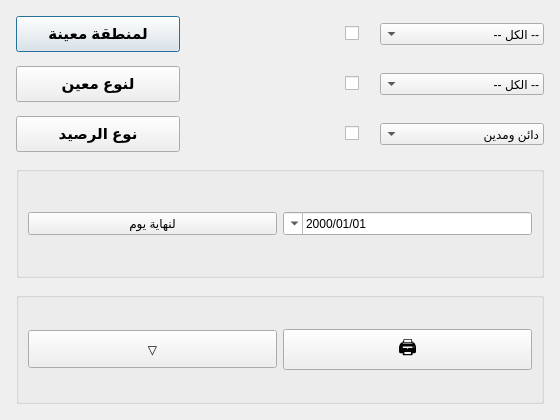
<?xml version="1.0" encoding="UTF-8"?>
<ui version="4.0">
 <class>CustomerBalances</class>
 <widget class="QDialog" name="CustomerBalances">
  <property name="geometry"><rect><x>0</x><y>0</y><width>560</width><height>420</height></rect></property>
  <property name="windowTitle"><string>ارصدة الزبائن</string></property>
  <property name="layoutDirection"><enum>Qt::RightToLeft</enum></property>
  <layout class="QVBoxLayout" name="rootLayout">
   <property name="spacing"><number>14</number></property>
   <property name="margin"><number>16</number></property>
   <!-- Filter 1: منطقة معينة -->
   <item>
    <layout class="QHBoxLayout">
     <item><widget class="QComboBox" name="cmbRegion"><property name="minimumWidth"><number>160</number></property><item><property name="text"><string>-- الكل --</string></property></item></widget></item>
     <item><spacer><property name="orientation"><enum>Qt::Horizontal</enum></property></spacer></item>
     <item><widget class="QCheckBox" name="chkRegion"/></item>
     <item><widget class="QPushButton" name="btnRegion"><property name="text"><string>لمنطقة معينة</string></property><property name="minimumSize"><size><width>130</width><height>36</height></size></property><property name="font"><font><family>Tahoma</family><pointsize>11</pointsize><bold>true</bold></font></property></widget></item>
    </layout>
   </item>
   <!-- Filter 2: نوع معين -->
   <item>
    <layout class="QHBoxLayout">
     <item><widget class="QComboBox" name="cmbType"><property name="minimumWidth"><number>160</number></property><item><property name="text"><string>-- الكل --</string></property></item><item><property name="text"><string>شخص</string></property></item><item><property name="text"><string>شركة</string></property></item></widget></item>
     <item><spacer><property name="orientation"><enum>Qt::Horizontal</enum></property></spacer></item>
     <item><widget class="QCheckBox" name="chkType"/></item>
     <item><widget class="QPushButton" name="btnType"><property name="text"><string>لنوع معين</string></property><property name="minimumSize"><size><width>130</width><height>36</height></size></property><property name="font"><font><family>Tahoma</family><pointsize>11</pointsize><bold>true</bold></font></property></widget></item>
    </layout>
   </item>
   <!-- Filter 3: نوع الرصيد -->
   <item>
    <layout class="QHBoxLayout">
     <item><widget class="QComboBox" name="cmbBalType"><property name="minimumWidth"><number>160</number></property><item><property name="text"><string>دائن ومدين</string></property></item><item><property name="text"><string>مدين فقط</string></property></item><item><property name="text"><string>دائن فقط</string></property></item></widget></item>
     <item><spacer><property name="orientation"><enum>Qt::Horizontal</enum></property></spacer></item>
     <item><widget class="QCheckBox" name="chkBalType"/></item>
     <item><widget class="QPushButton" name="btnBalType"><property name="text"><string>نوع الرصيد</string></property><property name="minimumSize"><size><width>130</width><height>36</height></size></property><property name="font"><font><family>Tahoma</family><pointsize>11</pointsize><bold>true</bold></font></property></widget></item>
    </layout>
   </item>
   <!-- Date -->
   <item>
    <widget class="QGroupBox" name="grpDate">
     <layout class="QHBoxLayout">
      <item><widget class="QDateEdit" name="dateTo"><property name="displayFormat"><string>dd/MM/yyyy</string></property><property name="calendarPopup"><bool>true</bool></property></widget></item>
      <item><widget class="QPushButton" name="btnToday"><property name="text"><string>لنهاية يوم</string></property><property name="minimumHeight"><number>32</number></property></widget></item>
     </layout>
    </widget>
   </item>
   <!-- Buttons -->
   <item>
    <widget class="QGroupBox" name="grpButtons">
     <layout class="QHBoxLayout">
      <item><widget class="QPushButton" name="btnPrint"><property name="text"><string>🖨</string></property><property name="minimumSize"><size><width>44</width><height>38</height></size></property><property name="font"><font><family>Tahoma</family><pointsize>14</pointsize></font></property></widget></item>
      <item><widget class="QPushButton" name="btnRun"><property name="text"><string>▽</string></property><property name="minimumSize"><size><width>44</width><height>38</height></size></property></widget></item>
     </layout>
    </widget>
   </item>
  </layout>
 </widget>
 <resources/>
 <connections/>
</ui>
